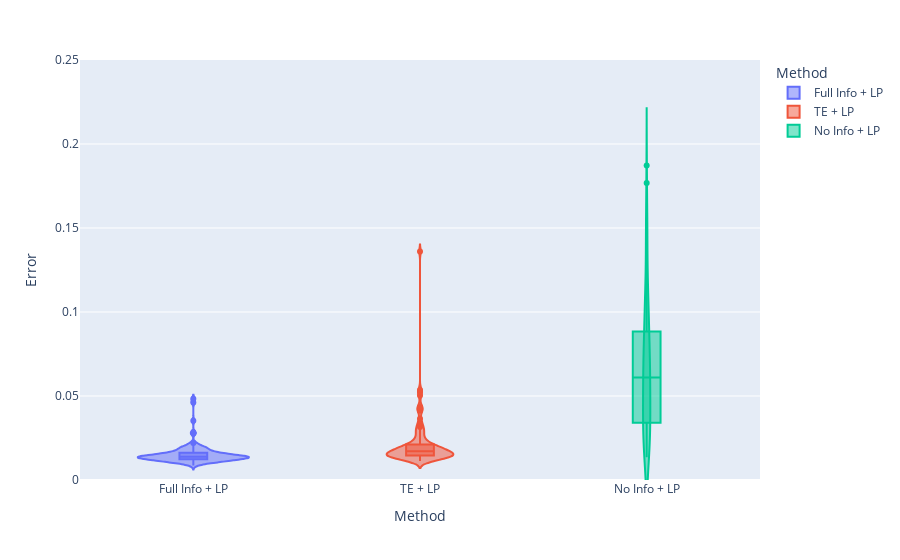

The cell this chart's notebook holds for it:
### Code cell
plt = px.violin(err_df[(err_df["Alpha"] == 0.01) & (err_df["Method"].isin(["Full Info + LP", "TE + LP", "No Info + LP"]))], x = "Method", y = "Error", color="Method", box=True, range_y=[0,0.25], points="outliers")
plt.show()

### Figure 1 — Plotly figure (JSON) as saved in the notebook; plotly's stock layout.template omitted (floating-point values rounded to 4 significant figures)
{"data": [{"alignmentgroup": "True", "box": {"visible": true}, "hovertemplate": "Method=%{x}<br>Error=%{y}<extra></extra>", "legendgroup": "Full Info + LP", "marker": {"color": "#636efa"}, "name": "Full Info + LP", "offsetgroup": "Full Info + LP", "orientation": "v", "points": "outliers", "scalegroup": "True", "showlegend": true, "type": "violin", "x": ["Full Info + LP", "Full Info + LP", "Full Info + LP", "Full Info + LP", "Full Info + LP", "Full Info + LP", "Full Info + LP", "Full Info + LP", "Full Info + LP", "Full Info + LP", "Full Info + LP", "Full Info + LP", "Full Info + LP", "Full Info + LP", "Full Info + LP", "Full Info + LP", "Full Info + LP", "Full Info + LP", "Full Info + LP", "Full Info + LP", "Full Info + LP", "Full Info + LP", "Full Info + LP", "Full Info + LP", "Full Info + LP", "Full Info + LP", "Full Info + LP", "Full Info + LP", "Full Info + LP", "Full Info + LP", "Full Info + LP", "Full Info + LP", "Full Info + LP", "Full Info + LP", "Full Info + LP", "Full Info + LP", "Full Info + LP", "Full Info + LP", "Full Info + LP", "Full Info + LP", "Full Info + LP", "Full Info + LP", "Full Info + LP", "Full Info + LP", "Full Info + LP", "Full Info + LP", "Full Info + LP", "Full Info + LP", "Full Info + LP", "Full Info + LP", "Full Info + LP", "Full Info + LP", "Full Info + LP", "Full Info + LP", "Full Info + LP", "Full Info + LP", "Full Info + LP", "Full Info + LP", "Full Info + LP", "Full Info + LP", "Full Info + LP", "Full Info + LP", "Full Info + LP", "Full Info + LP", "Full Info + LP", "Full Info + LP", "Full Info + LP", "Full Info + LP", "Full Info + LP", "Full Info + LP", "Full Info + LP", "Full Info + LP", "Full Info + LP", "Full Info + LP", "Full Info + LP", "Full Info + LP", "Full Info + LP", "Full Info + LP", "Full Info + LP", "Full Info + LP", "Full Info + LP", "Full Info + LP", "Full Info + LP", "Full Info + LP", "Full Info + LP", "Full Info + LP", "Full Info + LP", "Full Info + LP", "Full Info + LP", "Full Info + LP", "Full Info + LP", "Full Info + LP", "Full Info + LP", "Full Info + LP", "Full Info + LP", "Full Info + LP", "Full Info + LP", "Full Info + LP", "Full Info + LP", "Full Info + LP"], "x0": " ", "xaxis": "x", "y": [0.01325, 0.01235, 0.04615, 0.01177, 0.01738, 0.02774, 0.01434, 0.01386, 0.0147, 0.01003, 0.01148, 0.01797, 0.03526, 0.0134, 0.01717, 0.01899, 0.01658, 0.01561, 0.01141, 0.01889, 0.01097, 0.0197, 0.0158, 0.01433, 0.01406, 0.01078, 0.01272, 0.01355, 0.01587, 0.02209, 0.01383, 0.011, 0.01396, 0.01318, 0.01712, 0.008606, 0.01347, 0.01307, 0.01336, 0.01032, 0.01459, 0.01365, 0.0121, 0.0116, 0.04841, 0.01316, 0.01381, 0.01684, 0.01926, 0.01059, 0.0215, 0.00985, 0.01234, 0.01429, 0.01399, 0.01487, 0.01221, 0.01991, 0.01443, 0.02835, 0.01343, 0.01308, 0.0156, 0.0138, 0.01313, 0.01342, 0.01193, 0.01583, 0.01687, 0.01546, 0.01241, 0.01422, 0.009909, 0.01124, 0.0153, 0.01509, 0.01229, 0.01856, 0.01368, 0.01192, 0.01197, 0.01825, 0.01592, 0.0205, 0.01512, 0.01826, 0.01572, 0.01637, 0.01982, 0.01345, 0.01346, 0.01431, 0.01291, 0.01488, 0.01117, 0.01076, 0.01097, 0.01385, 0.01284, 0.01298], "y0": " ", "yaxis": "y"}, {"alignmentgroup": "True", "box": {"visible": true}, "hovertemplate": "Method=%{x}<br>Error=%{y}<extra></extra>", "legendgroup": "TE + LP", "marker": {"color": "#EF553B"}, "name": "TE + LP", "offsetgroup": "TE + LP", "orientation": "v", "points": "outliers", "scalegroup": "True", "showlegend": true, "type": "violin", "x": ["TE + LP", "TE + LP", "TE + LP", "TE + LP", "TE + LP", "TE + LP", "TE + LP", "TE + LP", "TE + LP", "TE + LP", "TE + LP", "TE + LP", "TE + LP", "TE + LP", "TE + LP", "TE + LP", "TE + LP", "TE + LP", "TE + LP", "TE + LP", "TE + LP", "TE + LP", "TE + LP", "TE + LP", "TE + LP", "TE + LP", "TE + LP", "TE + LP", "TE + LP", "TE + LP", "TE + LP", "TE + LP", "TE + LP", "TE + LP", "TE + LP", "TE + LP", "TE + LP", "TE + LP", "TE + LP", "TE + LP", "TE + LP", "TE + LP", "TE + LP", "TE + LP", "TE + LP", "TE + LP", "TE + LP", "TE + LP", "TE + LP", "TE + LP", "TE + LP", "TE + LP", "TE + LP", "TE + LP", "TE + LP", "TE + LP", "TE + LP", "TE + LP", "TE + LP", "TE + LP", "TE + LP", "TE + LP", "TE + LP", "TE + LP", "TE + LP", "TE + LP", "TE + LP", "TE + LP", "TE + LP", "TE + LP", "TE + LP", "TE + LP", "TE + LP", "TE + LP", "TE + LP", "TE + LP", "TE + LP", "TE + LP", "TE + LP", "TE + LP", "TE + LP", "TE + LP", "TE + LP", "TE + LP", "TE + LP", "TE + LP", "TE + LP", "TE + LP", "TE + LP", "TE + LP", "TE + LP", "TE + LP", "TE + LP", "TE + LP", "TE + LP", "TE + LP", "TE + LP", "TE + LP", "TE + LP", "TE + LP"], "x0": " ", "xaxis": "x", "y": [0.01426, 0.01357, 0.05236, 0.01453, 0.01881, 0.03366, 0.01496, 0.01404, 0.01461, 0.05364, 0.02946, 0.01985, 0.03647, 0.01707, 0.02003, 0.03151, 0.01926, 0.01658, 0.04352, 0.01965, 0.01353, 0.05026, 0.01751, 0.02816, 0.01879, 0.0156, 0.01531, 0.01584, 0.04187, 0.04303, 0.02478, 0.01357, 0.01411, 0.01352, 0.01923, 0.01755, 0.0158, 0.01642, 0.01589, 0.0253, 0.01486, 0.01527, 0.01222, 0.01145, 0.136, 0.0132, 0.04123, 0.01716, 0.02031, 0.01225, 0.03264, 0.02004, 0.02115, 0.02751, 0.01563, 0.01449, 0.01218, 0.02422, 0.01231, 0.01527, 0.01504, 0.01356, 0.0163, 0.01449, 0.01305, 0.01759, 0.01651, 0.01777, 0.02249, 0.01773, 0.0185, 0.01457, 0.02044, 0.02425, 0.01534, 0.02866, 0.01281, 0.0306, 0.01832, 0.01279, 0.01421, 0.02107, 0.01661, 0.01889, 0.02035, 0.01941, 0.01601, 0.01662, 0.02261, 0.01384, 0.01354, 0.01978, 0.01585, 0.01703, 0.01311, 0.01131, 0.01169, 0.01477, 0.022, 0.01755], "y0": " ", "yaxis": "y"}, {"alignmentgroup": "True", "box": {"visible": true}, "hovertemplate": "Method=%{x}<br>Error=%{y}<extra></extra>", "legendgroup": "No Info + LP", "marker": {"color": "#00cc96"}, "name": "No Info + LP", "offsetgroup": "No Info + LP", "orientation": "v", "points": "outliers", "scalegroup": "True", "showlegend": true, "type": "violin", "x": ["No Info + LP", "No Info + LP", "No Info + LP", "No Info + LP", "No Info + LP", "No Info + LP", "No Info + LP", "No Info + LP", "No Info + LP", "No Info + LP", "No Info + LP", "No Info + LP", "No Info + LP", "No Info + LP", "No Info + LP", "No Info + LP", "No Info + LP", "No Info + LP", "No Info + LP", "No Info + LP", "No Info + LP", "No Info + LP", "No Info + LP", "No Info + LP", "No Info + LP", "No Info + LP", "No Info + LP", "No Info + LP", "No Info + LP", "No Info + LP", "No Info + LP", "No Info + LP", "No Info + LP", "No Info + LP", "No Info + LP", "No Info + LP", "No Info + LP", "No Info + LP", "No Info + LP", "No Info + LP", "No Info + LP", "No Info + LP", "No Info + LP", "No Info + LP", "No Info + LP", "No Info + LP", "No Info + LP", "No Info + LP", "No Info + LP", "No Info + LP", "No Info + LP", "No Info + LP", "No Info + LP", "No Info + LP", "No Info + LP", "No Info + LP", "No Info + LP", "No Info + LP", "No Info + LP", "No Info + LP", "No Info + LP", "No Info + LP", "No Info + LP", "No Info + LP", "No Info + LP", "No Info + LP", "No Info + LP", "No Info + LP", "No Info + LP", "No Info + LP", "No Info + LP", "No Info + LP", "No Info + LP", "No Info + LP", "No Info + LP", "No Info + LP", "No Info + LP", "No Info + LP", "No Info + LP", "No Info + LP", "No Info + LP", "No Info + LP", "No Info + LP", "No Info + LP", "No Info + LP", "No Info + LP", "No Info + LP", "No Info + LP", "No Info + LP", "No Info + LP", "No Info + LP", "No Info + LP", "No Info + LP", "No Info + LP", "No Info + LP", "No Info + LP", "No Info + LP", "No Info + LP", "No Info + LP", "No Info + LP"], "x0": " ", "xaxis": "x", "y": [0.06173, 0.08223, 0.1359, 0.09888, 0.02566, 0.03781, 0.1007, 0.06755, 0.1162, 0.06987, 0.03736, 0.07458, 0.08765, 0.08879, 0.143, 0.06165, 0.01723, 0.1479, 0.05322, 0.06326, 0.02532, 0.06941, 0.1768, 0.0764, 0.02235, 0.01937, 0.04297, 0.09373, 0.04125, 0.06702, 0.02909, 0.01356, 0.08787, 0.08259, 0.1497, 0.02488, 0.0334, 0.09639, 0.1471, 0.05393, 0.1018, 0.04521, 0.04719, 0.06135, 0.1873, 0.01374, 0.0635, 0.04164, 0.034, 0.03543, 0.06528, 0.02007, 0.07635, 0.02377, 0.0156, 0.01576, 0.1019, 0.02502, 0.0191, 0.05301, 0.1021, 0.08345, 0.1061, 0.06053, 0.1183, 0.03674, 0.114, 0.04845, 0.06058, 0.04214, 0.01671, 0.04264, 0.07083, 0.04232, 0.02877, 0.1116, 0.02927, 0.09496, 0.02672, 0.06698, 0.1044, 0.1561, 0.1211, 0.07746, 0.04887, 0.02063, 0.01849, 0.05808, 0.0358, 0.06022, 0.05941, 0.08029, 0.06918, 0.05471, 0.08256, 0.07802, 0.01647, 0.03404, 0.02503, 0.1545], "y0": " ", "yaxis": "y"}], "layout": {"legend": {"title": {"text": "Method"}, "tracegroupgap": 0}, "margin": {"t": 60}, "violinmode": "overlay", "xaxis": {"anchor": "y", "categoryarray": ["Full Info + LP", "TE + LP", "No Info + LP"], "categoryorder": "array", "domain": [0, 1], "title": {"text": "Method"}}, "yaxis": {"anchor": "x", "domain": [0, 1], "range": [0, 0.25], "title": {"text": "Error"}}}}
